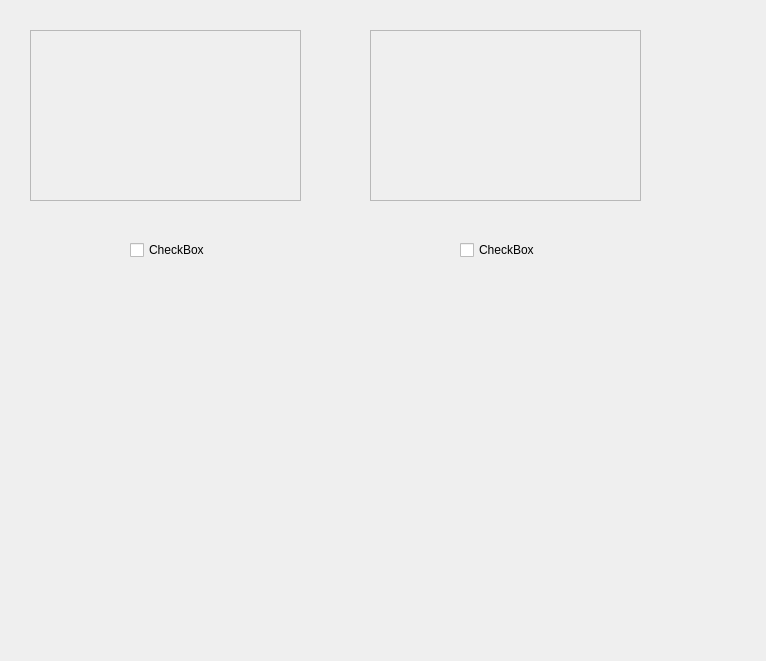
<?xml version="1.0" encoding="UTF-8"?>
<ui version="4.0">
 <class>Form</class>
 <widget class="QWidget" name="Form">
  <property name="geometry">
   <rect>
    <x>0</x>
    <y>0</y>
    <width>766</width>
    <height>661</height>
   </rect>
  </property>
  <property name="windowTitle">
   <string>Form</string>
  </property>
  <widget class="QScrollArea" name="scrollArea">
   <property name="geometry">
    <rect>
     <x>30</x>
     <y>30</y>
     <width>271</width>
     <height>171</height>
    </rect>
   </property>
   <property name="widgetResizable">
    <bool>true</bool>
   </property>
   <widget class="QWidget" name="scrollAreaWidgetContents">
    <property name="geometry">
     <rect>
      <x>0</x>
      <y>0</y>
      <width>269</width>
      <height>169</height>
     </rect>
    </property>
   </widget>
  </widget>
  <widget class="QScrollArea" name="scrollArea_2">
   <property name="geometry">
    <rect>
     <x>370</x>
     <y>30</y>
     <width>271</width>
     <height>171</height>
    </rect>
   </property>
   <property name="widgetResizable">
    <bool>true</bool>
   </property>
   <widget class="QWidget" name="scrollAreaWidgetContents_2">
    <property name="geometry">
     <rect>
      <x>0</x>
      <y>0</y>
      <width>269</width>
      <height>169</height>
     </rect>
    </property>
   </widget>
  </widget>
  <widget class="QCheckBox" name="checkBox">
   <property name="geometry">
    <rect>
     <x>130</x>
     <y>240</y>
     <width>76</width>
     <height>20</height>
    </rect>
   </property>
   <property name="text">
    <string>CheckBox</string>
   </property>
  </widget>
  <widget class="QCheckBox" name="checkBox_2">
   <property name="geometry">
    <rect>
     <x>460</x>
     <y>240</y>
     <width>76</width>
     <height>20</height>
    </rect>
   </property>
   <property name="text">
    <string>CheckBox</string>
   </property>
  </widget>
 </widget>
 <resources/>
 <connections/>
</ui>
